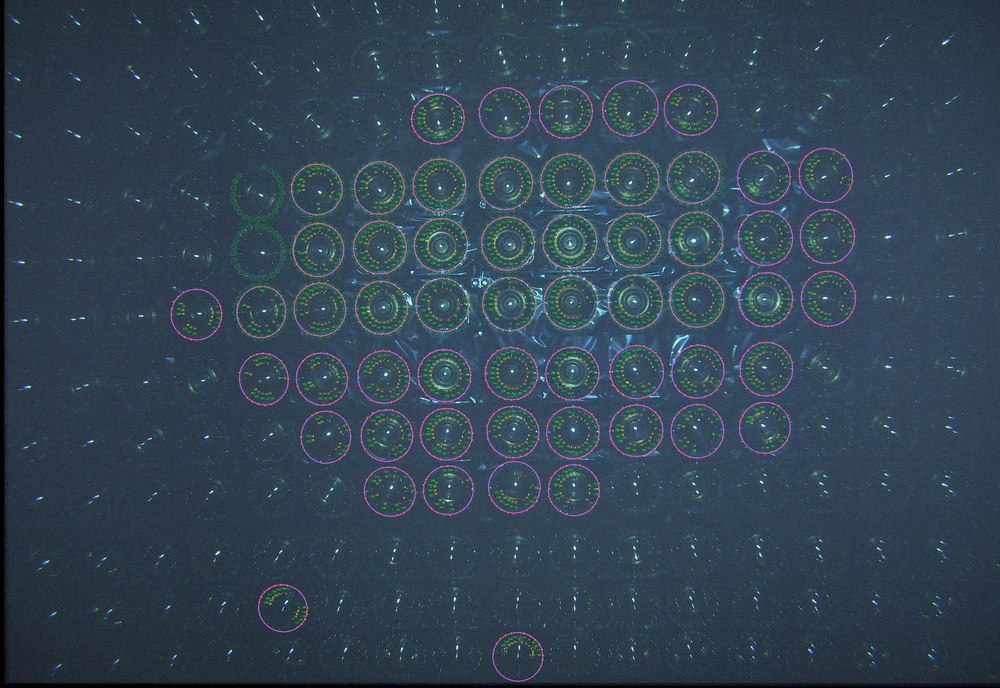
//> input picture Config_files/239/houghellipse239.jpg, 1000 x 688 px, shrunk from 1745 x 1200 before the run
$ ./DisplayImage Config_files/239/houghellipse239.jpg   (built with g++ and OpenCV 4)
//> lines starting //> are read from the running program, lines starting //| are printed output that depends on the picture
#include <stdio.h>
#include <opencv2/opencv.hpp>


using namespace cv;

// [52 lines left out: functions ScanImageAndReduceC, MatToBWAverage, not called in this run]

Mat undistort_image( Mat& orig ){// Mat*& undistorted ) {
  // new matrix to return
  //*undistorted = orig.clone();
  //undistorted = new Mat( orig.rows, orig.cols , CV_8UC1, Scalar::all(0) );
  //*/undistorted=orig.clone();
  Mat undistorted = orig.clone();

  //Mat cameraMatrix = Mat::eye( 3, 3, CV_64F ); //K
  //Mat distCoeffs = Mat::zeros( 1, 4, CV_64F ); //D
  //  Here's the constants extracted directly from MATLAB:
  //           FocalLength: [2.7605e+03 2.7670e+03]
  //        PrincipalPoint: [1.9143e+03 1.5964e+03]
  //             ImageSize: [3000 4000]
  //      RadialDistortion: [-0.2398 0.1145]
  //  TangentialDistortion: [0 0]
  //               Skew: 0
  //
  // The intrinsics fx, fy, cx and cy in your intrinsics matrix are the
  // focal length and principle point above, and are dependant on the
  // image size so best to make sure the images you're using haven't
  // been rescaled.
  // The four values only give the minimum k1, k2, p1, p2 that you need
  // because calibrating additional parameters weren't enabled by the
  // students when they did this calibration. Tangential distortion is set to
  // zero because it was also disabled.
  //cameraMatrix.at<double>( 0, 0 ) = 2.7605e+03;
  //cameraMatrix.at<double>( 1, 1 ) = 2.7670e+03;
  //cameraMatrix.at<double>( 0, 2 ) = 1.9143e+03;
  //cameraMatrix.at<double>( 1, 2 ) = 1.5964e+03;

  //distCoeffs.at<double>(0, 0) = -0.2398;
  //distCoeffs.at<double>(0, 1 ) = 0.1145;

  Matx33f cameraMatrix( 2.7605e+03, 0,          1.9143e+03,
                        0,          2.7670e+03, 1.5964e+03,
                        0,          0,          1 );
  Vec4f distCoeffs( -0.2398, 0.1145, 0, 0 );


  // std::cout<<

  //cv::fisheye::undistortImage(orig, undistorted, cameraMatrix, distCoeffs);
  undistort(orig, undistorted, cameraMatrix, distCoeffs);


  return undistorted;
  //
}


int main(int argc, char** argv )
{
    if ( argc != 2 )
    {
        printf("usage: DisplayImage.out <Image_Path>\n");
        return -1;
    }
    Mat image = imread( argv[1], IMREAD_COLOR );
//> image is the input picture: 688 rows x 1000 cols, CV_8UC3; mean B, G, R 83.1, 68.4, 50.7
    if ( !image.data )
    {
        printf("No image data \n");
        return -1;
    }
    //**Testing
    String orig_name = (String)argv[1];
//> orig_name = "Config_files/239/houghellipse239.jpg"
    //std::cout << s << std::endl;
    //std::cout << s.String::substr(s.String::rfind('/')+1) << std::endl;
    //**

 // get black and white version
    Mat image_bw = imread( argv[1], IMREAD_GRAYSCALE );
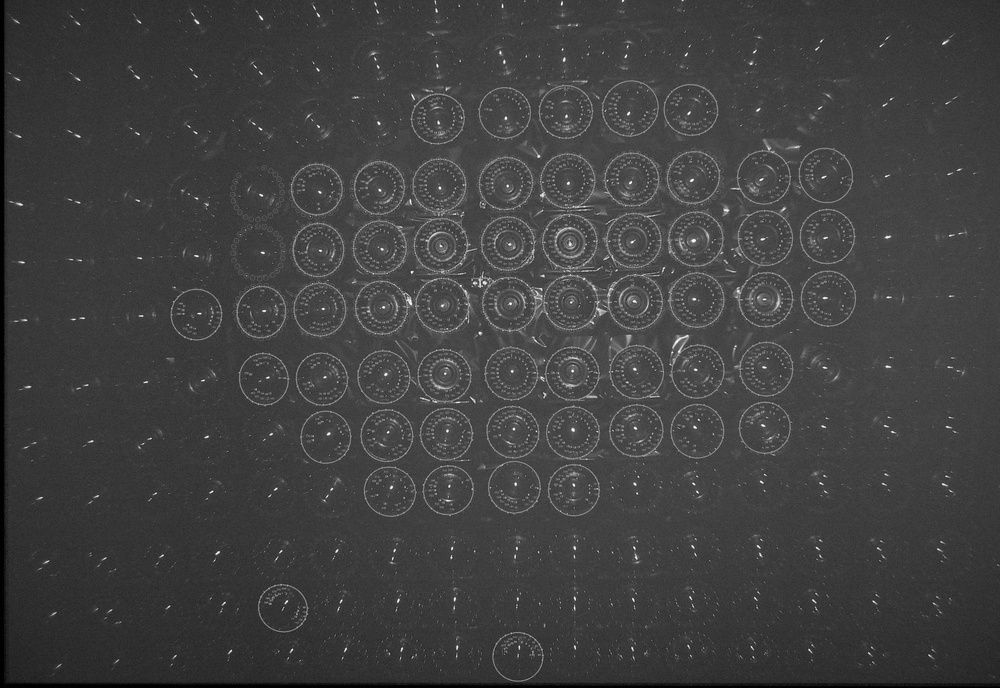
//> image_bw: 688 rows x 1000 cols, CV_8UC1; min 0, max 255, mean 64.8


    // [11 lines of commented-out code are left out]

    namedWindow("Display Image", WINDOW_NORMAL );
    imshow("Display Image", image_bw);

    //namedWindow("Display Image My BW", WINDOW_NORMAL );
    //imshow("Display Image My BW", *img3);


    // undistort image
    Mat  img_undistorted = undistort_image( image_bw );
//> in undistort_image, `undistort(orig, undistorted, cameraMatrix, distCoeffs);`:
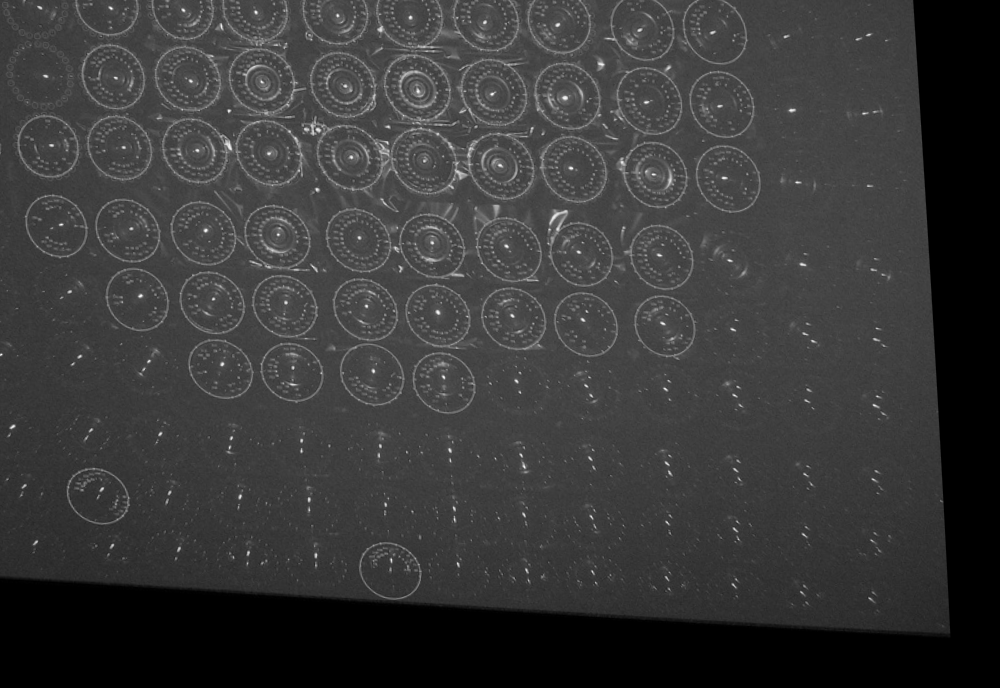
//> undistorted: 688 rows x 1000 cols, CV_8UC1; min 0, max 252, mean 57.1

    namedWindow("Display Undistorted Image", WINDOW_GUI_EXPANDED );
    imshow("Display Undistorted Image", img_undistorted );

    imwrite(orig_name.String::substr(orig_name.String::rfind('/')+1) , img_undistorted );

    waitKey(0);
    //delete img3;
    return 0;
}
